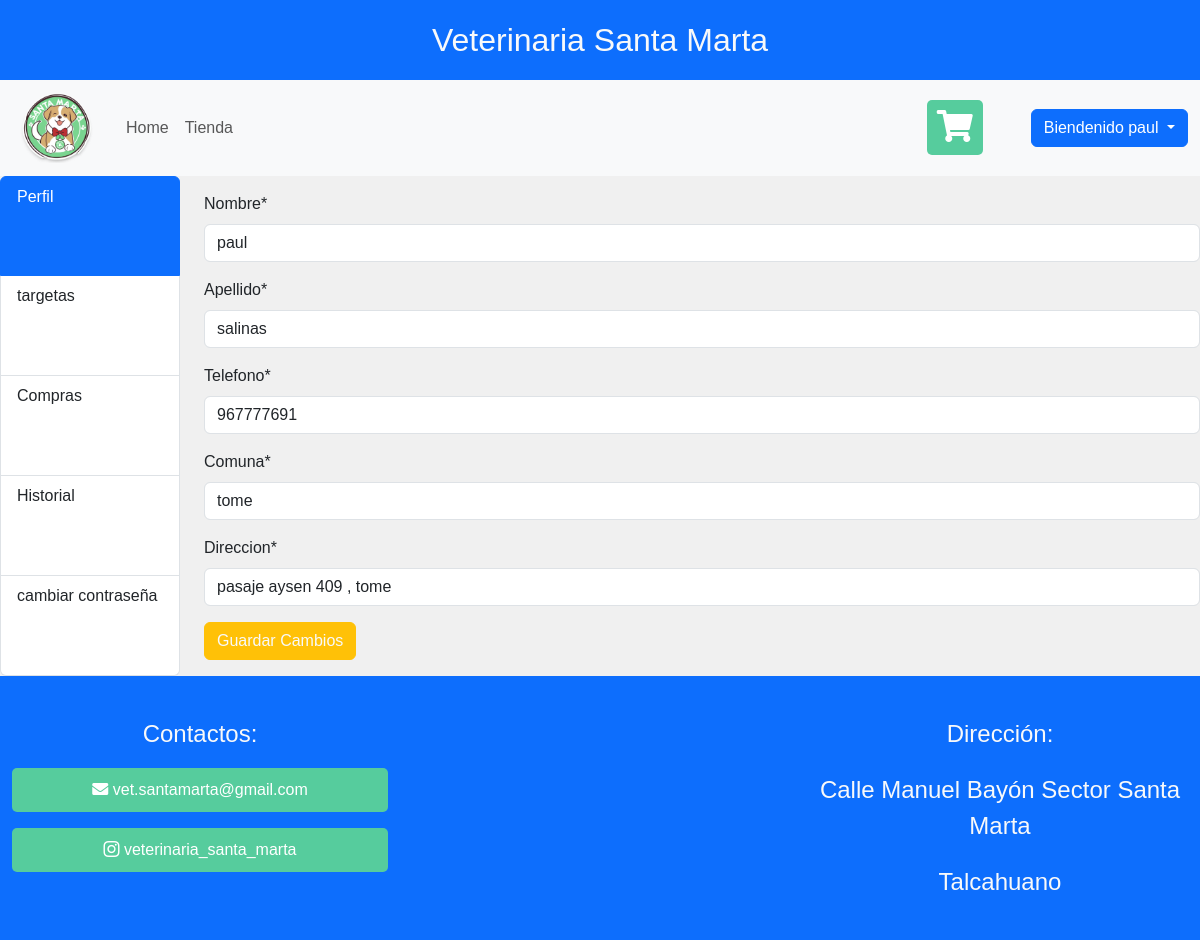
The app's page /mi_cuenta/paul@gmail.com (signed in) with its own data.
### mi_web/models.py (models this page shows)
class Usuario(AbstractBaseUser,PermissionsMixin):
    run = models.CharField( "rut" ,max_length=10 ,primary_key=True )
    correo = models.EmailField("correo", max_length=150 , unique=True)
    nombre = models.CharField("nombre", max_length=50)
    apellido = models.CharField("apellido", max_length=50)
    telefono= models.CharField("telefono", max_length=9)
    comuna= models.CharField("comuna", max_length=50)
    direccion= models.CharField("direccion", max_length=50)
    is_staff = models.BooleanField("empleado",default=False)
    is_superuser = models.BooleanField("superuser",default=False)
    es_baneado = models.BooleanField("baneado", default=False)
    USERNAME_FIELD="correo"
    objects=Usuariomanager()
    REQUIRED_FIELDS=["run","nombre","apellido","telefono","comuna","direccion"]

### mi_web/views.py (the view, shortened to what this page needs)
# urls.py: path('mi_cuenta/<id>',login_required(views.mi_cuenta),name='mi_cuenta'),
def mi_cuenta(request, id):
    usera=get_object_or_404(Usuario,correo=id)
    form=updateUser(instance=usera)
    form2=upPassUser(user=request.user)
    form3=Tarjeta.objects.filter(uusuario=usera)
    form4= TarjetaForm()
    Boletas = Boleta.objects.filter(user=usera)
    Boletas_completadas = Boleta.objects.filter(user=usera, estado='COMPLETADO')
    datos={
        "form":form,
        "form2":form2,
        "targetas":form3,
        "form4":form4,
        "boletas":Boletas,
        "Boletas_completadas":Boletas_completadas
    }
    return render(request,'vet/mi_cuenta.html' , datos)

### mi_web/forms.py
class updateUser(UserChangeForm):
    class Meta:
        model = useru
        fields =["nombre","apellido","telefono","comuna","direccion"]
    def __init__(self, *args , **kwargs ):
        super().__init__(*args, **kwargs)
        self.helper= FormHelper()
        self.helper.form_method="post"
        self.helper.form_class="needs-validation"
        self.helper.attrs={"novalidate":""}
        self.helper.layout=Layout(
           Field("nombre",id="nombre"),
           Field("apellido",id="apellido"),
           Div(
                Div(
                    PrependedText('telefono', '+56', active=True , id="fono"),
                    css_class='input-group'
                ,id="fono2"),
                css_class='form-group'
            ),
           Field("comuna",id="comuna"),
           Field("direccion",id="direc")
        )
        if 'password' in self.fields:
            del self.fields['password']

class upPassUser(PasswordChangeForm):
    def __init__(self, *args, **kwargs):
        super().__init__(*args, **kwargs)
        self.helper = FormHelper()
        self.helper.form_method = 'post'
        self.helper.form_class = 'needs-validation'
        self.helper.attrs = {'novalidate': ''}
        self.helper.layout = Layout(
            Field('old_password', id='old_password'),
            Field('new_password1', id='contraseña'),
            Field('new_password2', id='repetirContraseña')
        )

### mi_web/templates/vet/mi_cuenta.html (shortened to what this page needs)
{% extends "vet/base_p.html" %}
{% load static %}
{% load crispy_forms_tags %}
{% block contenido %}
    <div class="row">
        <div class="col-2">
          <div class="list-group" id="list-tab" role="tablist">
            <a class="list-group-item list-group-item-action active" style="height: 100px;" id="list-home-list" data-bs-toggle="list" href="#Perfil" role="tab" aria-controls="list-home" >Perfil </a>
            <a class="list-group-item list-group-item-action" style="height: 100px;" id="list-profile-list" data-bs-toggle="list" href="#targetas" role="tab" aria-controls="list-profile">targetas</a>
            <a class="list-group-item list-group-item-action" style="height: 100px;" id="list-profile-list" data-bs-toggle="list" href="#Compras" role="tab" aria-controls="list-profile">Compras</a>
            <a class="list-group-item list-group-item-action" style="height: 100px;"  id="list-messages-list" data-bs-toggle="list" href="#Historial" role="tab" aria-controls="list-messages">Historial</a>
            <a class="list-group-item list-group-item-action" style="height: 100px;"  id="list-messages-list" data-bs-toggle="list" href="#configuración" role="tab" aria-controls="list-messages">cambiar contraseña</a>
          </div>
        </div>
        <div class="col-10">
          <div class="tab-content" id="nav-tabContent">
            <div class="tab-pane fade show active" id="Perfil" role="tabpanel" aria-labelledby="list-home-list">
                <form class="pt-3" action="" method="post" enctype="multipart/form-data">
                    {{ form|crispy }}
                    <div>
                        <input type="submit" name="update_profile" value="Guardar Cambios" class="btn btn-warning text-light">
                    </div>
                </form>
            </div>
          </div>
        </div>
      </div>
{% endblock contenido %}

### mi_web/templates/vet/base_p.html (shortened to what this page needs)
{% load static %}
<!DOCTYPE html>
<html lang="en">
    <head>
        <link href="https://cdn.jsdelivr.net/npm/bootstrap@5.3.3/dist/css/bootstrap.min.css" rel="stylesheet">
        <link href="https://cdn.jsdelivr.net/npm/bootstrap-icons@1.7.0/font/bootstrap-icons.css" rel="stylesheet">
        <link rel="stylesheet" href="https://cdnjs.cloudflare.com/ajax/libs/font-awesome/5.15.4/css/all.min.css">
        <link rel="stylesheet" href="{% static 'vet/css/carrito.css'%}">
        <link rel="stylesheet" href= "{% static 'vet/css/cssmain.css' %} ">
        <link rel="stylesheet" href= "{% static 'vet/css/gato.css' %}">
    </head>
    <body>
        <header class="cotainer-fluid bg-primary d-flex justify-content-center flex-column">
            <p class="text-light pt-3 fs-2 text-center"> Veterinaria Santa Marta</p>
            <nav class="navbar navbar-expand-sm bg-body-tertiary">
                <div class="container-fluid">
                    <a class="navbar-brand"><samp class="fw-bold ml-3"><img src={% static "vet/img/logo.png" %}
                                width="90"></samp></a>
                    <div class="collapse navbar-collapse" id="navbarSupportedContent">
                        <ul class="navbar-nav me-auto mb-2 mb-lg-0">
                            <li class="nav-item">
                                <a class="nav-link" aria-current="page" href=" {% url "index" %}">Home</a>
                            </li>
                            <li class="nav-item">
                                <a class="nav-link" aria-current="page" href=" {% url "tienda_login" %} ">Tienda</a>
                            </li>
                        </ul>
                        <div class="me-5">
                            <a href=" {% url "ver_carrito" %}" class="boton" style="color: #ffffff;">
                                <i class="fas fa-shopping-cart fa-2x" aria-current="page" style="cursor: pointer;"></i>
                            </a>
                        </div>
                        <form class="d-flex" role="search">
                            <div class="dropdown">
                                <a class="btn btn-primary dropdown-toggle" role="button" data-bs-toggle="dropdown"
                                    aria-expanded="false">
                                    {% if request.user.is_authenticated %}
                                    Biendenido {{user.nombre}}
                                    {% else %}
                                    Iniciar sesión
                                    {% endif %}
                                </a>
                            </div>
                        </form>
                    </div>
                </div>
            </nav>
        </header>
        <main>
        {% block contenido %}
        {% endblock contenido %}
        </main>
        <footer class="container-fluid bg-primary text-center py-4">
            <div class="row">
                <div class="col-md-4 col-sm-12">
                    <p class="text-light pt-3 fs-4">Contactos:</p>
                    <p>
                        <a href="mailto:vet.santamarta@gmail.com" class="boton" style="text-decoration: none; color: #ffffff;">
                            <i class="fas fa-envelope" aria-current="page" style="cursor: pointer;"></i> vet.santamarta@gmail.com
                        </a>
                    </p>
                    <p>
                        <a href="https://www.instagram.com/veterinaria_santa_marta/" target="_blank" class="boton" style="text-decoration: none; color: #ffffff;">
                            <i class="bi bi-instagram" aria-current="page" style="cursor: pointer;"></i> veterinaria_santa_marta
                        </a>
                    </p>
                </div>
                <div class="col-md-4 col-sm-12">
                </div>
                <div class="col-md-4 col-sm-12">
                    <p class="text-light pt-3 fs-4"> Dirección: </p>
                    <p class="text-light pt-1 fs-4"> Calle Manuel Bayón Sector Santa Marta</p>
                    <p class="text-light pt-1 fs-4">Talcahuano</p>
                </div>
            </div>
        </footer>
    </body>
</html>

### mi_web/static/vet/css/carrito.css (style rules this page uses)
body { font-family: Arial, sans-serif; margin: 0; padding: 0; box-sizing: border-box; background-color: #f0f0f0; }
.boton { display: block; width: 100%; padding: 10px; background-color: #56cc9d; color: #fff; text-align: center; text-decoration: none; border-radius: 5px; cursor: pointer; }

### mi_web/static/vet/css/cssmain.css (style rules this page uses)
body { font-family: 'Montserrat', sans-serif; overflow-x: hidden; display: flex; flex-direction: column; min-height: 100vh; }
main { flex: 1; }

### records on screen
Usuario: nombre "paul", apellido "salinas", telefono "967777691", comuna "tome", direccion "pasaje aysen 409 , tome"
